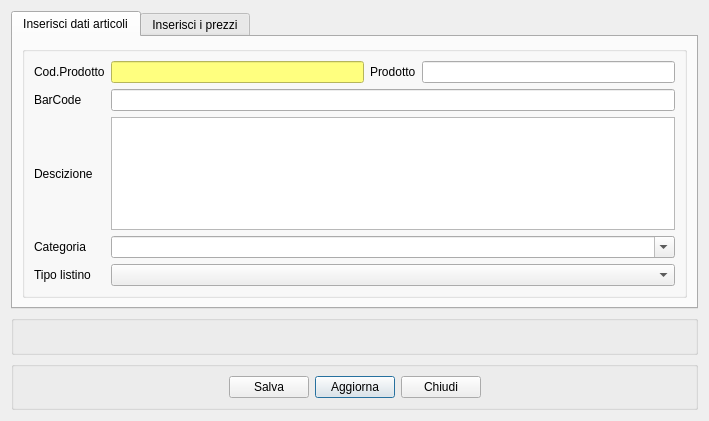
<?xml version="1.0" encoding="UTF-8"?>
<ui version="4.0">
 <class>ddt_righe_art</class>
 <widget class="QDialog" name="ddt_righe_art">
  <property name="geometry">
   <rect>
    <x>0</x>
    <y>0</y>
    <width>709</width>
    <height>411</height>
   </rect>
  </property>
  <property name="windowTitle">
   <string>Dialog</string>
  </property>
  <layout class="QGridLayout" name="gridLayout_3">
   <item row="0" column="0">
    <widget class="QTabWidget" name="tabWidget">
     <property name="currentIndex">
      <number>0</number>
     </property>
     <widget class="QWidget" name="tab">
      <attribute name="title">
       <string>Inserisci dati articoli</string>
      </attribute>
      <layout class="QGridLayout" name="gridLayout_4">
       <item row="0" column="0">
        <widget class="QGroupBox" name="groupBox_3">
         <property name="title">
          <string/>
         </property>
         <layout class="QGridLayout" name="gridLayout_7">
          <item row="0" column="0">
           <widget class="QLabel" name="label">
            <property name="text">
             <string>Cod.Prodotto</string>
            </property>
           </widget>
          </item>
          <item row="0" column="1">
           <widget class="QLineEdit" name="cod_art">
            <property name="sizePolicy">
             <sizepolicy hsizetype="Expanding" vsizetype="Minimum">
              <horstretch>0</horstretch>
              <verstretch>0</verstretch>
             </sizepolicy>
            </property>
            <property name="styleSheet">
             <string notr="true">background-color:rgb(255, 255, 127)</string>
            </property>
           </widget>
          </item>
          <item row="0" column="2">
           <widget class="QLabel" name="label_2">
            <property name="text">
             <string>Prodotto</string>
            </property>
           </widget>
          </item>
          <item row="0" column="3">
           <widget class="QLineEdit" name="art_nom">
            <property name="sizePolicy">
             <sizepolicy hsizetype="Expanding" vsizetype="Minimum">
              <horstretch>0</horstretch>
              <verstretch>0</verstretch>
             </sizepolicy>
            </property>
           </widget>
          </item>
          <item row="1" column="0">
           <widget class="QLabel" name="label_15">
            <property name="text">
             <string>BarCode</string>
            </property>
           </widget>
          </item>
          <item row="1" column="1" colspan="3">
           <widget class="QLineEdit" name="cod_barre"/>
          </item>
          <item row="2" column="0">
           <widget class="QLabel" name="label_3">
            <property name="text">
             <string>Descizione</string>
            </property>
           </widget>
          </item>
          <item row="2" column="1" colspan="3">
           <widget class="QTextEdit" name="descrizione">
            <property name="sizePolicy">
             <sizepolicy hsizetype="Expanding" vsizetype="Preferred">
              <horstretch>0</horstretch>
              <verstretch>10</verstretch>
             </sizepolicy>
            </property>
           </widget>
          </item>
          <item row="3" column="0">
           <widget class="QLabel" name="label_5">
            <property name="text">
             <string>Categoria</string>
            </property>
           </widget>
          </item>
          <item row="3" column="1" colspan="3">
           <widget class="QComboBox" name="categ">
            <property name="editable">
             <bool>true</bool>
            </property>
           </widget>
          </item>
          <item row="4" column="0">
           <widget class="QLabel" name="label_16">
            <property name="text">
             <string>Tipo listino</string>
            </property>
           </widget>
          </item>
          <item row="4" column="1" colspan="3">
           <widget class="QComboBox" name="tipo_listino"/>
          </item>
         </layout>
        </widget>
       </item>
      </layout>
     </widget>
     <widget class="QWidget" name="tab_2">
      <attribute name="title">
       <string>Inserisci i prezzi</string>
      </attribute>
      <layout class="QGridLayout" name="gridLayout_8">
       <item row="0" column="0">
        <widget class="QGroupBox" name="groupBox">
         <property name="sizePolicy">
          <sizepolicy hsizetype="Preferred" vsizetype="Preferred">
           <horstretch>0</horstretch>
           <verstretch>0</verstretch>
          </sizepolicy>
         </property>
         <property name="minimumSize">
          <size>
           <width>442</width>
           <height>250</height>
          </size>
         </property>
         <property name="styleSheet">
          <string notr="true"/>
         </property>
         <property name="flat">
          <bool>false</bool>
         </property>
         <property name="checkable">
          <bool>false</bool>
         </property>
         <layout class="QGridLayout" name="gridLayout_2">
          <item row="7" column="3" colspan="3">
           <widget class="QLabel" name="label_12">
            <property name="text">
             <string>Totale</string>
            </property>
           </widget>
          </item>
          <item row="1" column="3" colspan="3">
           <widget class="QLabel" name="label_13">
            <property name="text">
             <string>Prezzo unitario</string>
            </property>
           </widget>
          </item>
          <item row="8" column="3" colspan="3">
           <widget class="QLabel" name="label_slotto">
            <property name="text">
             <string>Scadenza lotto</string>
            </property>
           </widget>
          </item>
          <item row="6" column="3" colspan="3">
           <widget class="QLabel" name="label_8">
            <property name="text">
             <string>Prezzo con iva</string>
            </property>
           </widget>
          </item>
          <item row="5" column="0">
           <widget class="QLabel" name="label_4">
            <property name="text">
             <string>Iva</string>
            </property>
           </widget>
          </item>
          <item row="5" column="1" colspan="2">
           <widget class="QComboBox" name="comboBox">
            <property name="editable">
             <bool>true</bool>
            </property>
           </widget>
          </item>
          <item row="0" column="0" colspan="9">
           <widget class="Line" name="line">
            <property name="orientation">
             <enum>Qt::Horizontal</enum>
            </property>
           </widget>
          </item>
          <item row="1" column="0">
           <widget class="QLabel" name="label_14">
            <property name="text">
             <string>UM</string>
            </property>
           </widget>
          </item>
          <item row="1" column="1" colspan="2">
           <widget class="QComboBox" name="um">
            <property name="editable">
             <bool>true</bool>
            </property>
           </widget>
          </item>
          <item row="5" column="7">
           <widget class="QLineEdit" name="sconto">
            <property name="sizePolicy">
             <sizepolicy hsizetype="Expanding" vsizetype="Minimum">
              <horstretch>0</horstretch>
              <verstretch>0</verstretch>
             </sizepolicy>
            </property>
           </widget>
          </item>
          <item row="6" column="1" colspan="2">
           <widget class="QLineEdit" name="p_s_iva">
            <property name="sizePolicy">
             <sizepolicy hsizetype="Expanding" vsizetype="Minimum">
              <horstretch>0</horstretch>
              <verstretch>0</verstretch>
             </sizepolicy>
            </property>
           </widget>
          </item>
          <item row="6" column="0">
           <widget class="QLabel" name="label_6">
            <property name="text">
             <string>Prezzo senza iva</string>
            </property>
           </widget>
          </item>
          <item row="6" column="7">
           <widget class="QLineEdit" name="p_c_iva">
            <property name="sizePolicy">
             <sizepolicy hsizetype="Expanding" vsizetype="Minimum">
              <horstretch>0</horstretch>
              <verstretch>0</verstretch>
             </sizepolicy>
            </property>
           </widget>
          </item>
          <item row="7" column="1" colspan="2">
           <widget class="QLineEdit" name="quant">
            <property name="sizePolicy">
             <sizepolicy hsizetype="Expanding" vsizetype="Minimum">
              <horstretch>0</horstretch>
              <verstretch>0</verstretch>
             </sizepolicy>
            </property>
           </widget>
          </item>
          <item row="7" column="0">
           <widget class="QLabel" name="label_7">
            <property name="text">
             <string>Quantità</string>
            </property>
           </widget>
          </item>
          <item row="7" column="7">
           <widget class="QLineEdit" name="totale">
            <property name="sizePolicy">
             <sizepolicy hsizetype="Expanding" vsizetype="Minimum">
              <horstretch>0</horstretch>
              <verstretch>0</verstretch>
             </sizepolicy>
            </property>
           </widget>
          </item>
          <item row="1" column="7">
           <widget class="QLineEdit" name="prezzo_unitario"/>
          </item>
          <item row="9" column="1">
           <spacer name="verticalSpacer">
            <property name="orientation">
             <enum>Qt::Vertical</enum>
            </property>
            <property name="sizeHint" stdset="0">
             <size>
              <width>20</width>
              <height>40</height>
             </size>
            </property>
           </spacer>
          </item>
          <item row="8" column="0">
           <widget class="QLabel" name="label_nlotto">
            <property name="text">
             <string>Numero lotto</string>
            </property>
           </widget>
          </item>
          <item row="8" column="1" colspan="2">
           <widget class="QLineEdit" name="numero_lotto"/>
          </item>
          <item row="8" column="7">
           <widget class="QLineEdit" name="data_lotto"/>
          </item>
          <item row="5" column="4" colspan="3">
           <widget class="QLabel" name="label_10">
            <property name="text">
             <string>Sconto</string>
            </property>
           </widget>
          </item>
          <item row="5" column="8">
           <widget class="QLabel" name="label_11">
            <property name="font">
             <font>
              <family>Helvetica</family>
              <pointsize>14</pointsize>
              <weight>75</weight>
              <bold>true</bold>
             </font>
            </property>
            <property name="text">
             <string>%</string>
            </property>
           </widget>
          </item>
          <item row="5" column="3">
           <widget class="QLabel" name="label_9">
            <property name="font">
             <font>
              <family>Helvetica</family>
              <pointsize>14</pointsize>
              <weight>75</weight>
              <bold>true</bold>
             </font>
            </property>
            <property name="text">
             <string>%</string>
            </property>
           </widget>
          </item>
         </layout>
        </widget>
       </item>
      </layout>
     </widget>
    </widget>
   </item>
   <item row="1" column="0">
    <widget class="QGroupBox" name="groupBox_4">
     <property name="minimumSize">
      <size>
       <width>0</width>
       <height>40</height>
      </size>
     </property>
     <property name="maximumSize">
      <size>
       <width>16777215</width>
       <height>40</height>
      </size>
     </property>
     <property name="sizeIncrement">
      <size>
       <width>0</width>
       <height>40</height>
      </size>
     </property>
     <property name="baseSize">
      <size>
       <width>0</width>
       <height>40</height>
      </size>
     </property>
     <property name="title">
      <string/>
     </property>
     <layout class="QGridLayout" name="gridLayout_6">
      <item row="0" column="0">
       <layout class="QGridLayout" name="gridLayout_5">
        <item row="0" column="0">
         <widget class="QLabel" name="testo_show">
          <property name="text">
           <string/>
          </property>
         </widget>
        </item>
       </layout>
      </item>
     </layout>
    </widget>
   </item>
   <item row="2" column="0">
    <widget class="QGroupBox" name="groupBox_2">
     <property name="title">
      <string/>
     </property>
     <layout class="QGridLayout" name="gridLayout">
      <item row="3" column="2">
       <widget class="QPushButton" name="aggiorna">
        <property name="text">
         <string>Aggiorna</string>
        </property>
        <property name="icon">
         <iconset resource="../fabaria.qrc">
          <normaloff>:/images/view-refresh.png</normaloff>:/images/view-refresh.png</iconset>
        </property>
       </widget>
      </item>
      <item row="3" column="1">
       <widget class="QPushButton" name="agg_art">
        <property name="toolTip">
         <string>Salva</string>
        </property>
        <property name="text">
         <string>Salva</string>
        </property>
        <property name="icon">
         <iconset resource="../fabaria.qrc">
          <normaloff>:/images/document-save.png</normaloff>:/images/document-save.png</iconset>
        </property>
       </widget>
      </item>
      <item row="3" column="0">
       <spacer name="horizontalSpacer">
        <property name="orientation">
         <enum>Qt::Horizontal</enum>
        </property>
        <property name="sizeHint" stdset="0">
         <size>
          <width>40</width>
          <height>20</height>
         </size>
        </property>
       </spacer>
      </item>
      <item row="3" column="3">
       <widget class="QPushButton" name="exit_art">
        <property name="toolTip">
         <string>Esci</string>
        </property>
        <property name="text">
         <string>Chiudi</string>
        </property>
        <property name="icon">
         <iconset resource="../../backup_restore_db/images.qrc">
          <normaloff>:/images/dialog-close.png</normaloff>:/images/dialog-close.png</iconset>
        </property>
       </widget>
      </item>
      <item row="3" column="4">
       <spacer name="horizontalSpacer_2">
        <property name="orientation">
         <enum>Qt::Horizontal</enum>
        </property>
        <property name="sizeHint" stdset="0">
         <size>
          <width>40</width>
          <height>20</height>
         </size>
        </property>
       </spacer>
      </item>
     </layout>
    </widget>
   </item>
  </layout>
 </widget>
 <tabstops>
  <tabstop>cod_art</tabstop>
  <tabstop>art_nom</tabstop>
  <tabstop>cod_barre</tabstop>
  <tabstop>descrizione</tabstop>
  <tabstop>categ</tabstop>
  <tabstop>tipo_listino</tabstop>
  <tabstop>um</tabstop>
  <tabstop>prezzo_unitario</tabstop>
  <tabstop>comboBox</tabstop>
  <tabstop>sconto</tabstop>
  <tabstop>p_s_iva</tabstop>
  <tabstop>p_c_iva</tabstop>
  <tabstop>quant</tabstop>
  <tabstop>totale</tabstop>
  <tabstop>numero_lotto</tabstop>
  <tabstop>data_lotto</tabstop>
  <tabstop>agg_art</tabstop>
  <tabstop>aggiorna</tabstop>
  <tabstop>exit_art</tabstop>
  <tabstop>tabWidget</tabstop>
 </tabstops>
 <resources>
  <include location="../../backup_restore_db/images.qrc"/>
  <include location="../fabaria.qrc"/>
 </resources>
 <connections/>
</ui>
